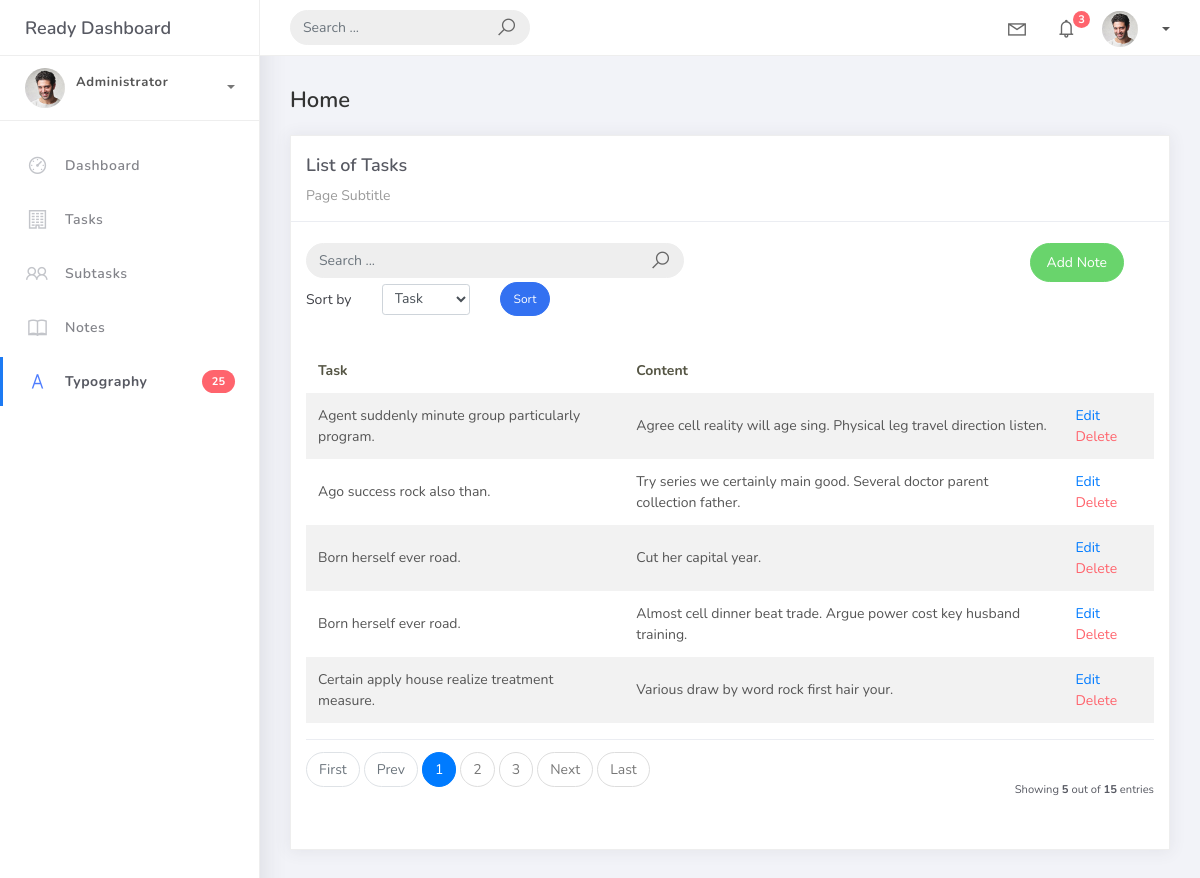
The app's page /note_list with its own data.
### hangapp/models.py (models this page shows, shortened)
class BaseModel(models.Model):
    created_at = models.DateTimeField(auto_now_add=True)
    updated_at = models.DateTimeField(auto_now=True)
    class Meta:
        abstract = True

class Note(BaseModel):
    task = models.ForeignKey(
        Task,
        on_delete=models.CASCADE,
        related_name="notes"
    )
    content = models.TextField()

class Task(BaseModel):
    title = models.CharField(max_length=255)
    description = models.TextField(blank=True)
    deadline = models.DateTimeField(null=True, blank=True)
    status = models.CharField(
        max_length=50,
        choices=[
        ("Pending", "Pending"),
        ("In Progress", "In Progress"),
        ("Completed", "Completed"),
    ],
        default="Pending",
    )
    category = models.ForeignKey(
        Category, on_delete=models.SET_NULL,
        null=True,
        blank=True,
        related_name="tasks"
    )
    priority = models.ForeignKey(
        Priority,
        on_delete=models.SET_NULL,
        null=True,
        blank=True,
        related_name="tasks"
    )
    def __str__(self):
        return self.title

### hangapp/views.py (the view)
# urls.py: path('note_list', NoteList.as_view(), name='note-list'),
class NoteList(ListView):
    model = Note
    context_object_name = 'note'
    template_name = 'note_list.html'
    paginate_by = 5
    def get_ordering(self):
        allowed = ["task__title", "content"]
        sort_by = self.request.GET.get("sort_by")
        if sort_by in allowed:
            return sort_by
        return "task__title"
    def get_queryset(self):
        qs = super().get_queryset()
        query = self.request.GET.get('q')
        if query:
            qs = qs.filter(
                Q(task__title__icontains=query) |
                Q(content__icontains=query)
            )
        return qs

### templates/note_list.html (shortened to what this page needs)
{% extends 'base.html' %} {% load static %} {% block content %}
<div class="content">
    <div class="container-fluid">
        <h4 class="page-title">Home</h4>
        <div class="row">
            <div class="col-md-12">
                <div class="card">
                    <div class="card-header">
                        <div class="card-title">List of Tasks</div>
                        <div class="card-category">Page Subtitle</div>
                    </div>
                    <br/>
                    <div class="col-md-12 row">
                        <div class="col-md-6">
                            <form class="navbar-left navbar-form nav-search mr-md-3" action="{% url 'note-list'%}">
                                <div class="input-group">
                                    <input type="text" placeholder="Search ..." class="form-control" name="q"/>
                                    <div class="input-group-append">
                                        <span class="input-group-text">
                                            <i class="la la-search search-icon"></i>
                                        </span>
                                    </div>
                                </div>
                            </form>
                        </div>
                        <div class="col-md-6">
                            <div class="pull-right">
                                <a href="{% url 'task-add' %}" class="btn btn-success btn-rounded">Add Note</a>
                            </div>
                        </div>
                    </div>
                    <div class="col-md-12">
                        <form method="get" class="row g-2 align-items-center">
                            <div class="col-auto">
                                <label for="smallSelect" class="col-form-label">Sort by</label>
                            </div>
                            <div class="col-auto">
                                <select class="form-control form-control-sm" id="smallSelect" name="sort_by">
                                    <option value="task__title" {% if request.GET.sort_by == "task__title" %}selected{% endif %}>Task</option>
                                </select>
                            </div>
                            <div class="col-auto">
                                <button type="submit" class="btn btn-primary btn-sm btn-rounded">Sort</button>
                            </div>
                        </form>
                    </div>
                    <div class="card-body">
                        <table class="table table-striped mt-3">
                            <thead>
                                <tr>
                                    <th scope="col">Task</th>
                                    <th scope="col">Content</th>
                                </tr>
                            </thead>
                            <tbody>
                                {% for object in object_list %}
                                <tr>
                                    <td> {{object.task }} </td>
                                    <td> {{object.content }} </td>
                                    <td>
                                        <a href="{% url 'note-update' object.id %}">Edit</a>
                                        <a href="{% url 'note-delete' object.id %}" class="text-danger">Delete</a>
                                    </td>
                                </tr>
                                {% empty %}
                                <tr>
                                    <td colspan="4" style="text-align: center">
                                        <p class="text-sm font-weight-bold mb-0">No Records Found</p>
                                    </td>
                                </tr>
                                {% endfor %}
                            </tbody>
                        </table>
                        {% include 'includes/pagination.html' %}
                    </div>
                </div>
            </div>
        </div>
    </div>
</div>
{% endblock %}

### records on screen
Note: task "Agent suddenly minute group particularly program.", content "Agree cell reality will age sing. Physical leg travel direction listen."
Note: task "Ago success rock also than.", content "Try series we certainly main good. Several doctor parent collection father."
Note: task "Born herself ever road.", content "Cut her capital year."
Note: task "Born herself ever road.", content "Almost cell dinner beat trade. Argue power cost key husband training."
Note: task "Certain apply house realize treatment measure.", content "Various draw by word rock first hair your."

### other values on screen
{{ page_num }} "1"
{{ page_num }} "2" "3"
{{ object_list.count }} "5"
{{ paginator.count }} "15"
